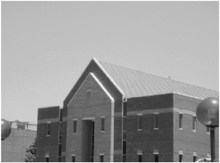
%> input picture Gradient/g_o.png, 220 x 163 px, shrunk from 562 x 417 before the run
$ octave gradient.m   (GNU Octave 9; MATLAB toolbox functions it lacks are replaced by stand-ins)
%> lines starting %> are read from the running program, lines starting %| are printed output that depends on the picture
a=imread('g_o.png');
%> a is the input picture: size 163x220x3 uint8; min 9, max 254, mean 154.4
a=rgb2gray(a);
%> a: size 163x220 uint8
figure();
imshow(a);
a=double(a);
%> a: size 163x220 double
mask1=[-1,0,1;-1,0,1;-1,0,1];
mask2=[-1,-1,-1;0,0,0;1,1,1];
mask3=[-1 -1 0; -1 0 1; 0 1 1];
mask4=[0 1 1; -1 0 1; -1 -1 0];
[x, y]=size(a);
%> x = 163; y = 220
b=zeros(x,y);
for i=2:1:x-1
for j=2:1:y-1
for k=1:1:3
for l=1:1:3
b(i,j)=b(i,j)+mask1(k,l)*a(i+k-2,j+l-2);
end
end
end
end
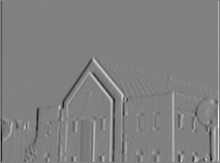
%> b: size 163x220 double; min -549, max 535, mean -0.4; drawn with min black and max white
b=uint8(b);
%> b: size 163x220 uint8
c=zeros(x,y);
for i=2:1:x-1
for j=2:1:y-1
for k=1:1:3
for l=1:1:3
c(i,j)=c(i,j)+mask2(k,l)*a(i+k-2,j+l-2);
end
end
end
end
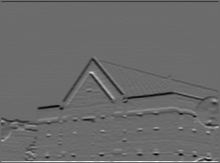
%> c: size 163x220 double; min -389, max 532, mean -2.5; drawn with min black and max white
c=uint8(c);
%> c: size 163x220 uint8
e=zeros(x,y);
for i=2:1:x-1
for j=2:1:y-1
for k=1:1:3
for l=1:1:3
e(i,j)=e(i,j)+mask3(k,l)*a(i+k-2,j+l-2);
end
end
end
end
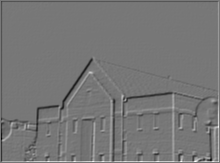
%> e: size 163x220 double; min -423, max 480, mean -1.9; drawn with min black and max white
e=uint8(e);
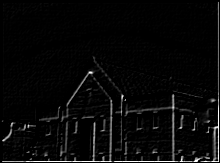
%> e: size 163x220 uint8; min 0, max 255, mean 8.5
f=zeros(x,y);
for i=2:1:x-1
for j=2:1:y-1
for k=1:1:3
for l=1:1:3
f(i,j)=f(i,j)+mask4(k,l)*a(i+k-2,j+l-2);
end
end
end
end
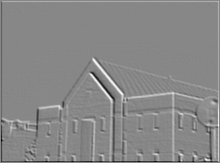
%> f: size 163x220 double; min -456, max 401, mean 1.4; drawn with min black and max white
f=uint8(f);
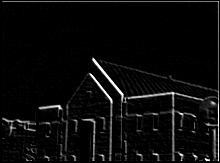
%> f: size 163x220 uint8; min 0, max 255, mean 10.6
d=zeros(x,y);
for i=2:1:x-1
for j=2:1:y-1
  d(i,j)=abs(b(i,j))+abs(c(i,j))+abs(e(i,j))+abs(f(i,j));
end
end
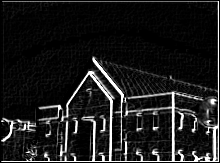
%> d: size 163x220 double; min 0, max 255, mean 28.4
figure();
imshow(d, []);
